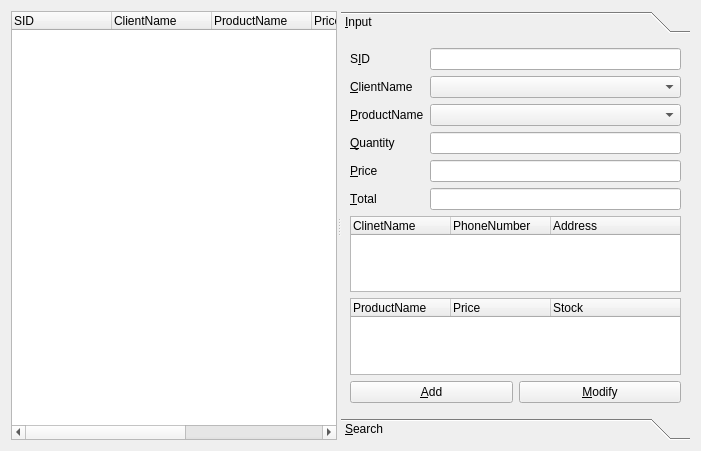
<?xml version="1.0" encoding="UTF-8"?>
<ui version="4.0">
 <class>ShopManagerForm</class>
 <widget class="QWidget" name="ShopManagerForm">
  <property name="geometry">
   <rect>
    <x>0</x>
    <y>0</y>
    <width>701</width>
    <height>451</height>
   </rect>
  </property>
  <property name="windowTitle">
   <string>Form</string>
  </property>
  <layout class="QGridLayout" name="gridLayout">
   <item row="1" column="0">
    <widget class="QSplitter" name="splitter">
     <property name="orientation">
      <enum>Qt::Horizontal</enum>
     </property>
     <widget class="QTreeWidget" name="treeWidget">
      <column>
       <property name="text">
        <string>SID</string>
       </property>
      </column>
      <column>
       <property name="text">
        <string>ClientName</string>
       </property>
      </column>
      <column>
       <property name="text">
        <string>ProductName</string>
       </property>
      </column>
      <column>
       <property name="text">
        <string>Price</string>
       </property>
      </column>
      <column>
       <property name="text">
        <string>Quantity</string>
       </property>
      </column>
      <column>
       <property name="text">
        <string>Total</string>
       </property>
      </column>
     </widget>
     <widget class="QToolBox" name="toolBox">
      <property name="currentIndex">
       <number>0</number>
      </property>
      <widget class="QWidget" name="inputPage">
       <property name="geometry">
        <rect>
         <x>0</x>
         <y>0</y>
         <width>352</width>
         <height>391</height>
        </rect>
       </property>
       <attribute name="label">
        <string>&amp;Input</string>
       </attribute>
       <layout class="QVBoxLayout" name="verticalLayout_2">
        <item>
         <layout class="QFormLayout" name="formLayout">
          <item row="0" column="0">
           <widget class="QLabel" name="sidLabel">
            <property name="text">
             <string>S&amp;ID</string>
            </property>
            <property name="buddy">
             <cstring>sidLineEdit</cstring>
            </property>
           </widget>
          </item>
          <item row="0" column="1">
           <widget class="QLineEdit" name="sidLineEdit">
            <property name="readOnly">
             <bool>true</bool>
            </property>
           </widget>
          </item>
          <item row="1" column="0">
           <widget class="QLabel" name="clientnameLabel">
            <property name="text">
             <string>&amp;ClientName</string>
            </property>
            <property name="buddy">
             <cstring>ClientnameComboBox</cstring>
            </property>
           </widget>
          </item>
          <item row="1" column="1">
           <widget class="QComboBox" name="ClientnameComboBox"/>
          </item>
          <item row="2" column="0">
           <widget class="QLabel" name="ProductNameLabel">
            <property name="text">
             <string>&amp;ProductName</string>
            </property>
            <property name="buddy">
             <cstring>ProductnameComboBox</cstring>
            </property>
           </widget>
          </item>
          <item row="2" column="1">
           <widget class="QComboBox" name="ProductnameComboBox"/>
          </item>
          <item row="3" column="0">
           <widget class="QLabel" name="quantityLabel">
            <property name="text">
             <string>&amp;Quantity</string>
            </property>
            <property name="buddy">
             <cstring>quantityLineEdit</cstring>
            </property>
           </widget>
          </item>
          <item row="3" column="1">
           <widget class="QLineEdit" name="quantityLineEdit"/>
          </item>
          <item row="4" column="0">
           <widget class="QLabel" name="PriceLabel">
            <property name="text">
             <string>&amp;Price</string>
            </property>
            <property name="buddy">
             <cstring>priceLineEdit</cstring>
            </property>
           </widget>
          </item>
          <item row="5" column="0">
           <widget class="QLabel" name="totalLabel">
            <property name="text">
             <string>&amp;Total</string>
            </property>
            <property name="buddy">
             <cstring>totalLineEdit</cstring>
            </property>
           </widget>
          </item>
          <item row="5" column="1">
           <widget class="QLineEdit" name="totalLineEdit">
            <property name="readOnly">
             <bool>true</bool>
            </property>
           </widget>
          </item>
          <item row="4" column="1">
           <widget class="QLineEdit" name="priceLineEdit">
            <property name="readOnly">
             <bool>true</bool>
            </property>
           </widget>
          </item>
         </layout>
        </item>
        <item>
         <layout class="QVBoxLayout" name="verticalLayout">
          <item>
           <widget class="QTreeWidget" name="clienttreeWidget">
            <column>
             <property name="text">
              <string>ClinetName</string>
             </property>
            </column>
            <column>
             <property name="text">
              <string>PhoneNumber</string>
             </property>
            </column>
            <column>
             <property name="text">
              <string>Address</string>
             </property>
            </column>
           </widget>
          </item>
          <item>
           <widget class="QTreeWidget" name="producttreeWidget">
            <column>
             <property name="text">
              <string>ProductName</string>
             </property>
            </column>
            <column>
             <property name="text">
              <string>Price</string>
             </property>
            </column>
            <column>
             <property name="text">
              <string>Stock</string>
             </property>
            </column>
           </widget>
          </item>
         </layout>
        </item>
        <item>
         <layout class="QHBoxLayout" name="horizontalLayout">
          <item>
           <widget class="QPushButton" name="addPushButton">
            <property name="text">
             <string>&amp;Add</string>
            </property>
           </widget>
          </item>
          <item>
           <widget class="QPushButton" name="modifyPushButton">
            <property name="text">
             <string>&amp;Modify</string>
            </property>
           </widget>
          </item>
         </layout>
        </item>
       </layout>
      </widget>
      <widget class="QWidget" name="searchPage">
       <property name="geometry">
        <rect>
         <x>0</x>
         <y>0</y>
         <width>352</width>
         <height>391</height>
        </rect>
       </property>
       <attribute name="label">
        <string>&amp;Search</string>
       </attribute>
       <layout class="QVBoxLayout" name="verticalLayout_4">
        <item>
         <layout class="QVBoxLayout" name="verticalLayout_3">
          <item>
           <widget class="QTreeWidget" name="searchTreeWidget">
            <column>
             <property name="text">
              <string>SID</string>
             </property>
            </column>
            <column>
             <property name="text">
              <string>ClientName</string>
             </property>
            </column>
            <column>
             <property name="text">
              <string>ProductName</string>
             </property>
            </column>
            <column>
             <property name="text">
              <string>Price</string>
             </property>
            </column>
            <column>
             <property name="text">
              <string>Quantity</string>
             </property>
            </column>
           </widget>
          </item>
          <item>
           <layout class="QHBoxLayout" name="horizontalLayout_2">
            <item>
             <widget class="QComboBox" name="searchComboBox">
              <item>
               <property name="text">
                <string>ID</string>
               </property>
              </item>
              <item>
               <property name="text">
                <string>ClientName</string>
               </property>
              </item>
              <item>
               <property name="text">
                <string>ProductName</string>
               </property>
              </item>
              <item>
               <property name="text">
                <string>Price</string>
               </property>
              </item>
              <item>
               <property name="text">
                <string>Quantity</string>
               </property>
              </item>
             </widget>
            </item>
            <item>
             <widget class="QLineEdit" name="searchLineEdit"/>
            </item>
           </layout>
          </item>
          <item>
           <widget class="QPushButton" name="searchPushButton">
            <property name="text">
             <string>&amp;Search</string>
            </property>
           </widget>
          </item>
         </layout>
        </item>
       </layout>
      </widget>
     </widget>
    </widget>
   </item>
  </layout>
 </widget>
 <resources/>
 <connections/>
</ui>
